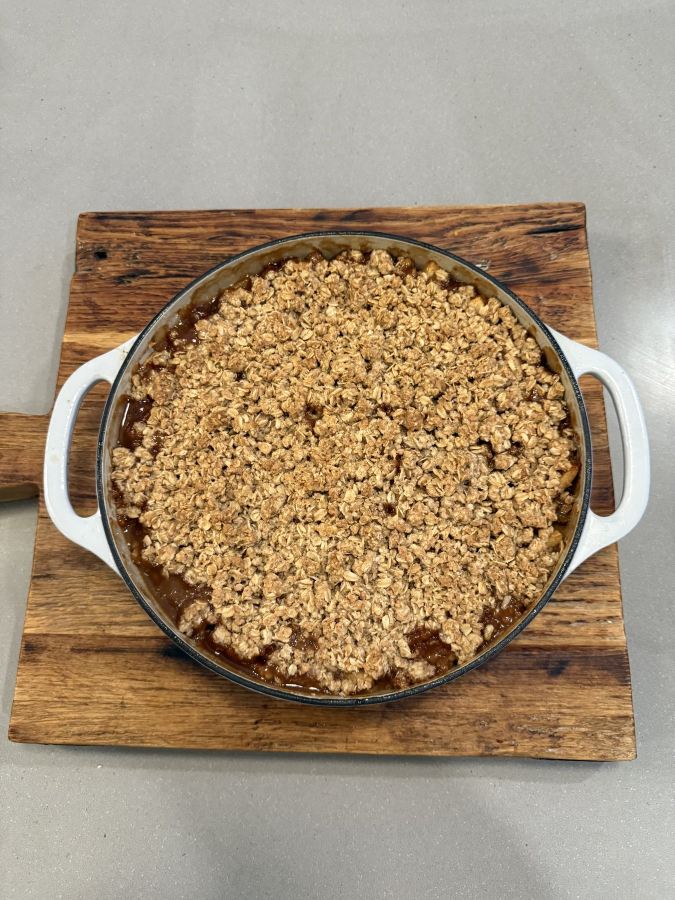
#> input picture Cauldron/Resources/ScreenshotSeedImages/apple crisp.jpeg, 1350 x 1800 px (shown at 1/2 size)
$ python -i make_framed_screenshots.py   (imports and definitions only)
#> lines starting #> are read from the running program, lines starting #| are printed output that depends on the picture
#!/usr/bin/env python3
from __future__ import annotations

from collections import deque
from dataclasses import dataclass
import os
from pathlib import Path

from PIL import Image, ImageDraw, ImageFilter


# Defaults to the repository's appstorescreenshots directory; can be overridden
# for custom checkouts or alternate asset locations.
ROOT = Path(
    os.environ.get(
        "CAULDRON_SCREENSHOTS_ROOT",
        str(Path(__file__).resolve().parent.parent),
    )
).expanduser().resolve()
SOURCE_ROOT = ROOT / "appscreenshots"
OUTPUT_ROOT = ROOT / "output" / "framed"

PLAYCOUNT_6_9_TEMPLATE = Path(
    os.environ.get(
        "CAULDRON_IPHONE_FRAME_TEMPLATE",
        "/Users/nadav/Desktop/playCount/AppStoreScreenshots/Framed-6.9/01-your-music-ranked.png",
    )
).expanduser()
WEBSITE_CAULDRON_SOURCE = Path("/Users/nadav/Desktop/Website/public/assets/cauldron")


@dataclass(frozen=True)
class FrameSpec:
    platform: str
    source_dir: Path
    frame_path: Path
    appstore_target_size: tuple[int, int]


SPECS = (
    FrameSpec(
        platform="iPhone",
        source_dir=SOURCE_ROOT / "iPhone" / "1.3",
        frame_path=Path(
            "/Volumes/Bezel-iPhone-17/PNG/iPhone 17 Pro Max/"
            "iPhone 17 Pro Max - Silver - Portrait.png"
        ),
        appstore_target_size=(1320, 2868),
    ),
    FrameSpec(
        platform="iPad",
        source_dir=SOURCE_ROOT / "iPad" / "1.3",
        frame_path=Path(
            "/Volumes/Bezel-iPad-Pro-M4/PNG/"
            "iPad Pro 11 - M4 - Silver - Portrait.png"
        ),
        appstore_target_size=(1668, 2388),
    ),
)

WEBSITE_IPHONE_SHOTS = (
    ("cook_tab.jpg", "01-add-cook-share.png"),
    ("recipe_view.jpg", "02-cook-with-confidence.png"),
    ("generate_recipe.jpg", "03-generate-fresh-ideas.png"),
    ("explore_tab.jpg", "04-discover-recipes-fast.png"),
    ("groceries_tab.jpg", "05-shop-from-any-recipe.png"),
)


# [84 lines left out: functions find_screen_bbox, fit_cover, rounded_mask, compose_raw, compose_appstore, not called in this run]


def compose_with_playcount_iphone_template(source: Image.Image) -> Image.Image:
    if not PLAYCOUNT_6_9_TEMPLATE.exists():
        raise RuntimeError(f"Missing iPhone frame template at {PLAYCOUNT_6_9_TEMPLATE}")

    canvas = Image.new("RGB", (1320, 2868), (245, 241, 234))
    device_frame = (145, 530, 1030, 2190)
    screen_rect = (39, 42, 952, 2072)
    template = Image.open(PLAYCOUNT_6_9_TEMPLATE).convert("RGBA").crop(
        (
            device_frame[0],
            device_frame[1],
            device_frame[0] + device_frame[2],
            device_frame[1] + device_frame[3],
        )
    )

    sx, sy, sw, sh = screen_rect
    screen = fit_cover(source.convert("RGB"), (sw, sh)).convert("RGBA")
    mask = rounded_mask((sw, sh), 94)
    template.paste(Image.new("RGBA", (sw, sh), (0, 0, 0, 255)), (sx, sy), mask)
    template.paste(screen, (sx, sy), mask)

    shadow = Image.new("RGBA", template.size, (0, 0, 0, 0))
    draw = ImageDraw.Draw(shadow)
    draw.rounded_rectangle((18, 18, template.width - 18, template.height - 18), radius=150, fill=(0, 0, 0, 70))
    shadow = shadow.filter(ImageFilter.GaussianBlur(24))

    x, y = device_frame[0], device_frame[1]
    patch = canvas.crop((x, y, x + template.width, y + template.height)).convert("RGBA")
    patch = Image.alpha_composite(patch, shadow)
    patch = Image.alpha_composite(patch, template)
    canvas.paste(patch.convert("RGB"), (x, y))
    return canvas


# [63 lines left out: functions input_files_for_spec, process_spec, main, not called in this run]


# [2 lines not run here, left out]

>>> import cv2
>>> picture = cv2.imread('../../Cauldron/Resources/ScreenshotSeedImages/apple crisp.jpeg', cv2.IMREAD_GRAYSCALE)
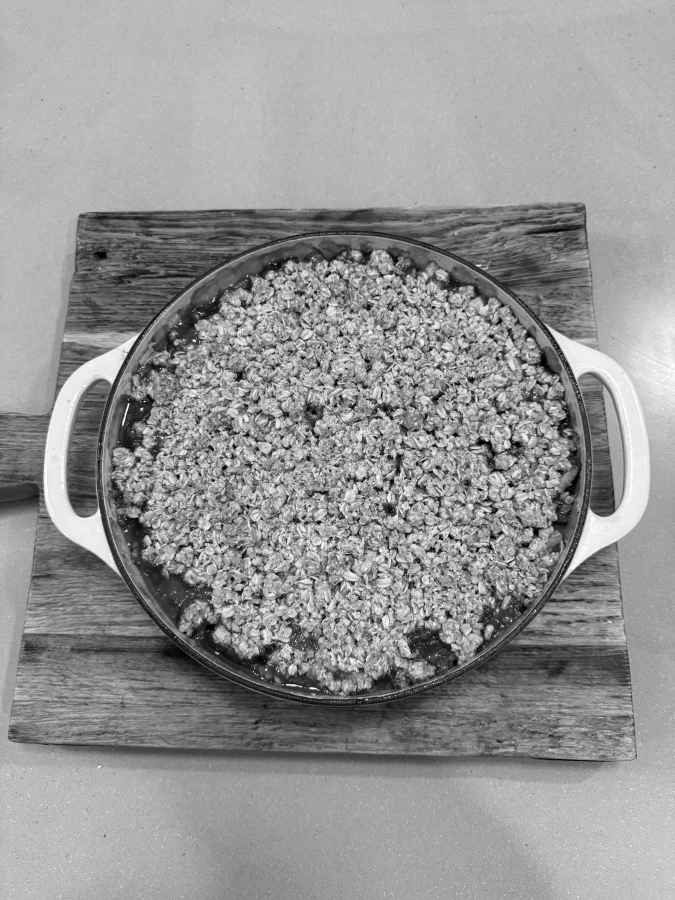
#> picture: shape (1800, 1350) (shown at 1/2 size); min 0, max 255, mean 149.5
#> (the run stopped early here; a loop or call above may not have finished)
